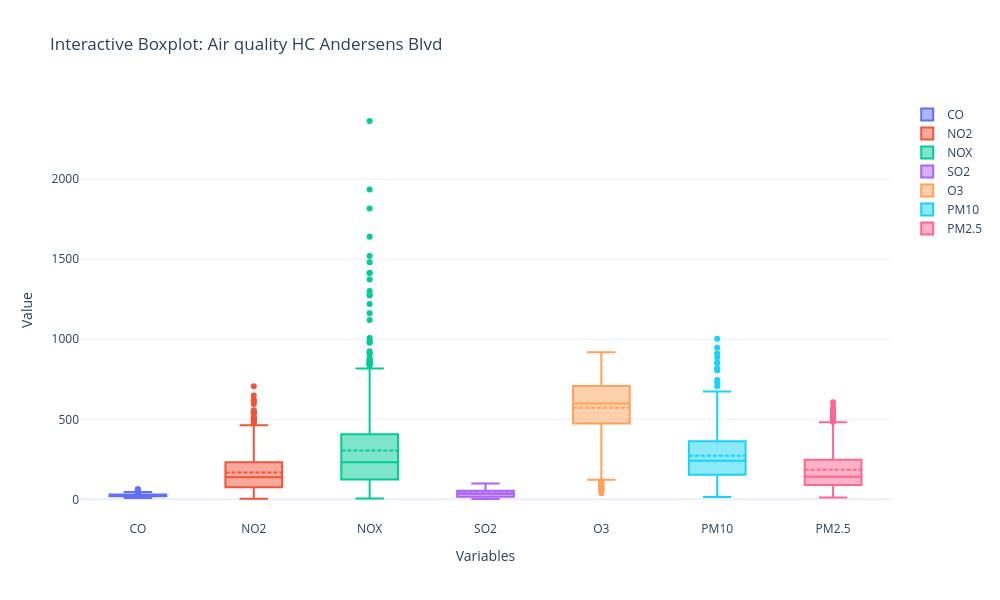
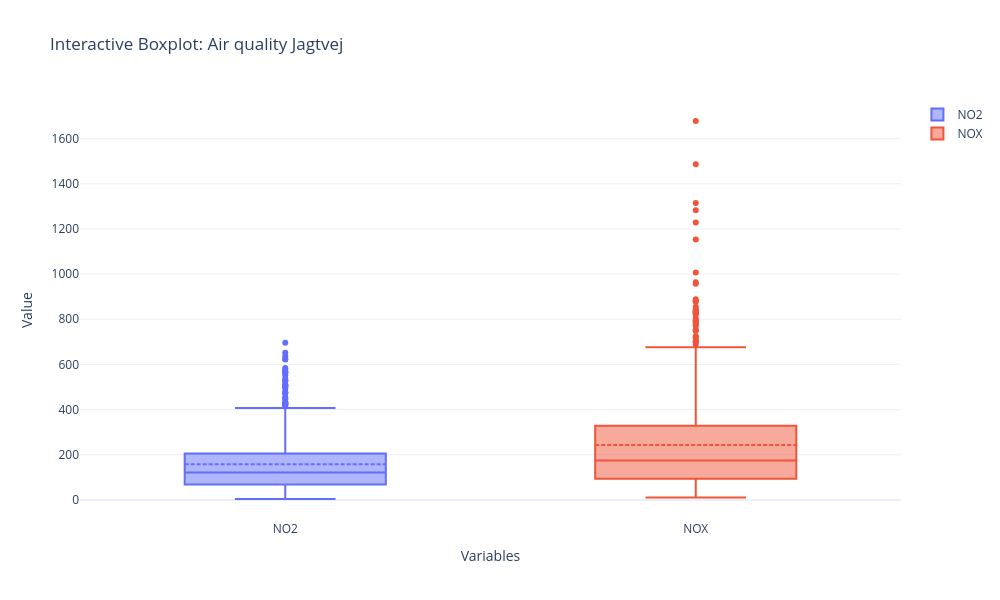
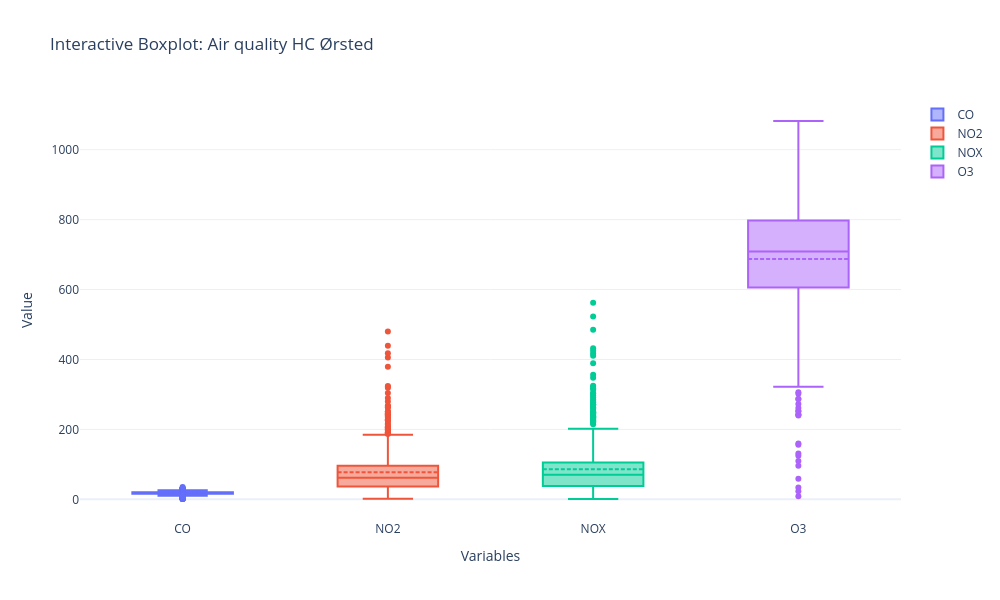

Notebook code cell kept with these figures, in order:
### Markdown cell above
<span style="color:blue">

**NOTER**

* Flere små summaru statistics over alle dataset

</span>

### Code cell
# Your existing dataset_summary function
def dataset_summary(name, df):
    mem = df.memory_usage(deep=True).sum() / 1024**2  # Convert bytes to MB
    return {
        "Navn": name,
        "Antal rækker": len(df),
        "Antal kolonner": df.shape[1],
        "Størrelse (MB)": round(mem, 2),
        "Geo-data": isinstance(df, gpd.GeoDataFrame)
    }

# Create the summary table
data = [
    dataset_summary("Støjdata", traffic_noise),
    dataset_summary("Legepladser", playground),
    dataset_summary("Daginstitutioner", day_care),
    dataset_summary("Grønne områder", green_areas),
    dataset_summary("Luftkvalitet HC", df_HC),
    dataset_summary("Luftkvalitet Jagtvej", df_jagtvej),
    dataset_summary("Luftkvalitet Ørsted", df_oersted),
    dataset_summary("Antal familier", df_family),
    dataset_summary("Copenhagen Population", df_pop),
    dataset_summary("Antal børn (0-4 år)", df_pop),
]

summary_df = pd.DataFrame(data)

# Translate column names to English
summary_df_english = summary_df.rename(columns={
    "Navn": "Dataset",
    "Antal rækker": "Rows",
    "Antal kolonner": "Columns",
    "Størrelse (MB)": "Size (MB)",
    "Geo-data": "Is GeoData"
})
summary_df_english['Dataset'] = summary_df_english['Dataset'].replace({
    "Støjdata": "Noise data",
    "Legepladser": "Playgrounds",
    "Daginstitutioner": "Daycare centers",
    "Grønne områder": "Green areas",
    "Luftkvalitet HC": "Air quality HC Andersens Blvd",
    "Luftkvalitet Jagtvej": "Air quality Jagtvej",
    "Luftkvalitet Ørsted": "Air quality HC Ørsted",
    "Antal familier":"Nr. of families",
    "Antal børn (0-4 år)":"Nr. of kids (0-4 years)"
})

# Table rendering function
def render_mpl_table(data, col_width=3.0, row_height=0.625, font_size=12,
                     header_color='#40466e', row_colors=['#f1f1f2', 'w'],
                     edge_color='w', bbox=[0, 0, 1, 1], header_columns=0,
                     ax=None, **kwargs):
    if ax is None:
        size = (np.array(data.shape[::-1]) + np.array([0, 1])) * np.array([col_width, row_height])
        fig, ax = plt.subplots(figsize=size)
        ax.axis('off')

    mpl_table = ax.table(cellText=data.values, bbox=bbox, colLabels=data.columns, cellLoc='center', **kwargs)

    mpl_table.auto_set_font_size(False)
    mpl_table.set_fontsize(font_size)

    for k, cell in mpl_table._cells.items():
        cell.set_edgecolor(edge_color)
        if k[0] == 0:
            cell.set_text_props(weight='bold', color='white')
            cell.set_facecolor(header_color)
        else:
            cell.set_facecolor(row_colors[k[0] % len(row_colors)])
    return ax

# Plot summary table
ax = render_mpl_table(summary_df_english, header_columns=0, col_width=3.0)
plt.savefig("summary_table.png", bbox_inches='tight', dpi=300)
plt.show()

# Print basic statistics for each dataset
def print_basic_stats(name, df):
    print(f"\n Basic statistics for: {name}")
    numeric_df = df.select_dtypes(include=[np.number])
    if numeric_df.empty:
        print("No numeric data available.")
        return
    stats = numeric_df.describe().T
    stats["missing"] = numeric_df.isna().sum()
    print(stats[["mean", "std", "min", "max", "missing"]].round(2))

datasets = [
    ("Noise data", traffic_noise),
    ("Playgrounds", playground),
    ("Daycare centers", day_care),
    ("Green areas", green_areas),
    ("Air quality HC Andersens Blvd", df_HC),
    ("Air quality Jagtvej", df_jagtvej),
    ("Air quality HC Ørsted", df_oersted),
    ("Nr. of families", df_family),
    ("Copenhagen Population", df_pop),
    ("Nr. of kids (0-4 years)", df_pop),
]
def plot_boxplots(datasets):
    """
    Plotly boxplots for a list of datasets.

    Parameters:
    - datasets: list of (name, dataframe) tuples
    """
    for name, df in datasets:
        numeric_df = df.select_dtypes(include=[np.number])
        if numeric_df.empty:
            print(f"Skipping '{name}': No numeric columns.")
            continue

        print(f"\n Quantiles for {name}:")
        q = numeric_df.quantile([0.25, 0.5, 0.75])
        print(q.round(2)) 
        
        fig = go.Figure()

        for col in numeric_df.columns:
            fig.add_trace(go.Box(
                y=numeric_df[col],
                name=col,
                boxmean=True,  # shows mean as a dot
                boxpoints='outliers'  # show outliers
            ))

        fig.update_layout(
            title=f"Interactive Boxplot: {name}",
            yaxis_title="Value",
            xaxis_title="Variables",
            template="plotly_white",
            height=600,
            width=1000
        )
        fig.show()


for name, df in datasets:
    print_basic_stats(name, df)

boxplot_datasets = [
    ("Air quality HC Andersens Blvd", df_HC),
    ("Air quality Jagtvej", df_jagtvej),
    ("Air quality HC Ørsted", df_oersted),
]
plot_boxplots(boxplot_datasets)

import plotly.express as px

### Figure 1 — Plotly figure (JSON) as saved in the notebook; plotly's stock layout.template omitted (floating-point values rounded to 4 significant figures; data arrays with more than 128 entries replaced by an {"elided": "..."} marker saying what was removed)
{"data": [{"boxmean": true, "boxpoints": "outliers", "name": "CO", "type": "box", "y": {"elided": "742 int values"}}, {"boxmean": true, "boxpoints": "outliers", "name": "NO2", "type": "box", "y": {"elided": "742 float values"}}, {"boxmean": true, "boxpoints": "outliers", "name": "NOX", "type": "box", "y": {"elided": "742 float values"}}, {"boxmean": true, "boxpoints": "outliers", "name": "SO2", "type": "box", "y": {"elided": "742 float values"}}, {"boxmean": true, "boxpoints": "outliers", "name": "O3", "type": "box", "y": {"elided": "742 int values"}}, {"boxmean": true, "boxpoints": "outliers", "name": "PM10", "type": "box", "y": {"elided": "742 float values"}}, {"boxmean": true, "boxpoints": "outliers", "name": "PM2.5", "type": "box", "y": {"elided": "742 float values"}}], "layout": {"height": 600, "title": {"text": "Interactive Boxplot: Air quality HC Andersens Blvd"}, "width": 1000, "xaxis": {"title": {"text": "Variables"}}, "yaxis": {"title": {"text": "Value"}}}}

### Figure 2 — Plotly figure (JSON) as saved in the notebook; plotly's stock layout.template omitted (floating-point values rounded to 4 significant figures; data arrays with more than 128 entries replaced by an {"elided": "..."} marker saying what was removed)
{"data": [{"boxmean": true, "boxpoints": "outliers", "name": "NO2", "type": "box", "y": {"elided": "742 float values"}}, {"boxmean": true, "boxpoints": "outliers", "name": "NOX", "type": "box", "y": {"elided": "742 float values"}}], "layout": {"height": 600, "title": {"text": "Interactive Boxplot: Air quality Jagtvej"}, "width": 1000, "xaxis": {"title": {"text": "Variables"}}, "yaxis": {"title": {"text": "Value"}}}}

### Figure 3 — Plotly figure (JSON) as saved in the notebook; plotly's stock layout.template omitted (floating-point values rounded to 4 significant figures; data arrays with more than 128 entries replaced by an {"elided": "..."} marker saying what was removed)
{"data": [{"boxmean": true, "boxpoints": "outliers", "name": "CO", "type": "box", "y": {"elided": "744 float values"}}, {"boxmean": true, "boxpoints": "outliers", "name": "NO2", "type": "box", "y": {"elided": "744 float values"}}, {"boxmean": true, "boxpoints": "outliers", "name": "NOX", "type": "box", "y": {"elided": "744 float values"}}, {"boxmean": true, "boxpoints": "outliers", "name": "O3", "type": "box", "y": {"elided": "744 float values"}}], "layout": {"height": 600, "title": {"text": "Interactive Boxplot: Air quality HC Ørsted"}, "width": 1000, "xaxis": {"title": {"text": "Variables"}}, "yaxis": {"title": {"text": "Value"}}}}
